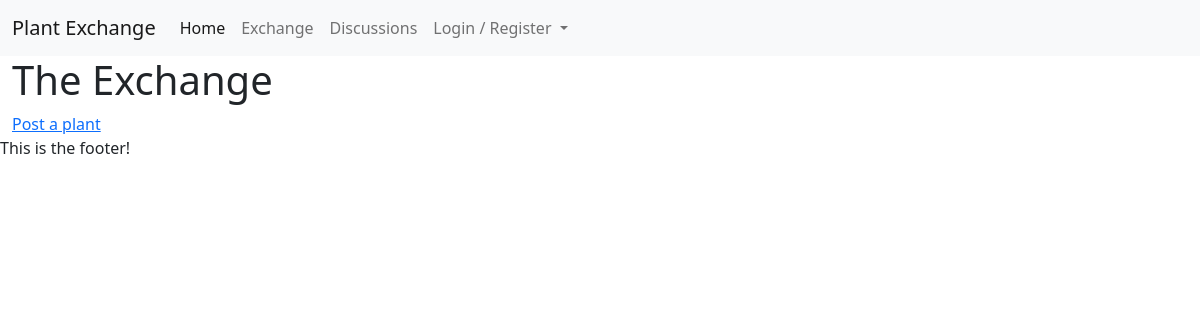
The page /exchange/ on the database as committed earlier.
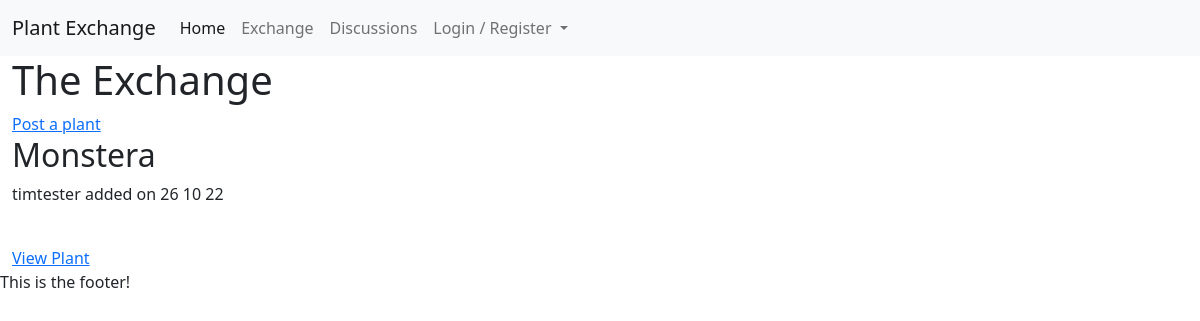
The same page on the database as committed later.
### plants/models.py (models this page shows, shortened)
class Plant(models.Model):
    title = models.CharField(max_length=40)
    owner = models.ForeignKey(User, on_delete=models.CASCADE, related_name='owner')
    category = models.ForeignKey(Category, on_delete=models.SET_DEFAULT, default='none')
    description = models.TextField()
    image = CloudinaryField('image', null=True, blank=True, default='placeholder')
    will_trade_for = models.CharField(max_length=140, null=True, blank=True)
    added_on = models.DateField(auto_now_add=True)
    updated_on = models.DateField(auto_now=True)
    status = models.IntegerField(choices=STATUS, default=0)
    class Meta:
        ordering = ['-added_on']

### plants/views.py (the view)
# urls.py: path('exchange/', views.PlantList.as_view(), name='exchange'),
class PlantList(generic.ListView):
    model = Plant
    queryset = Plant.objects.all().order_by('-status', '-added_on')
    template_name = 'plants/exchange.html'
    paginate_by = 10

### plants/templates/plants/exchange.html (shortened to what this page needs)
{% extends 'base.html' %}
{% load static %}
{% block content %}
<section class="container-fluid">
    <div class="col-12">
        <h1>The Exchange</h1>
        <a href="{% url 'plants:add_plant' %}">Post a plant</a>
        <div class="row">
            {% for plant in plant_list %}
            <div class="col-md-4">
                <div>
                    <h2>{{ plant.title }}</h2>
                    <p>{{ plant.owner }} added on {{ plant.added_on|date:"d m y" }}</p>
                </div>
                <div class="image-container">
                </div>
                <div>
                    <a href="{% url 'plants:plant_detail' plant_id=plant.id %}">View Plant</a>
                </div>
            </div>
        </div>
        {% endfor %}
    </div>
    </div>
</section>
{% endblock content %}

Rows that differ between the two databases and show on the page:
added Plant: title "Monstera", owner "timtester", added_on "26 10 22"
